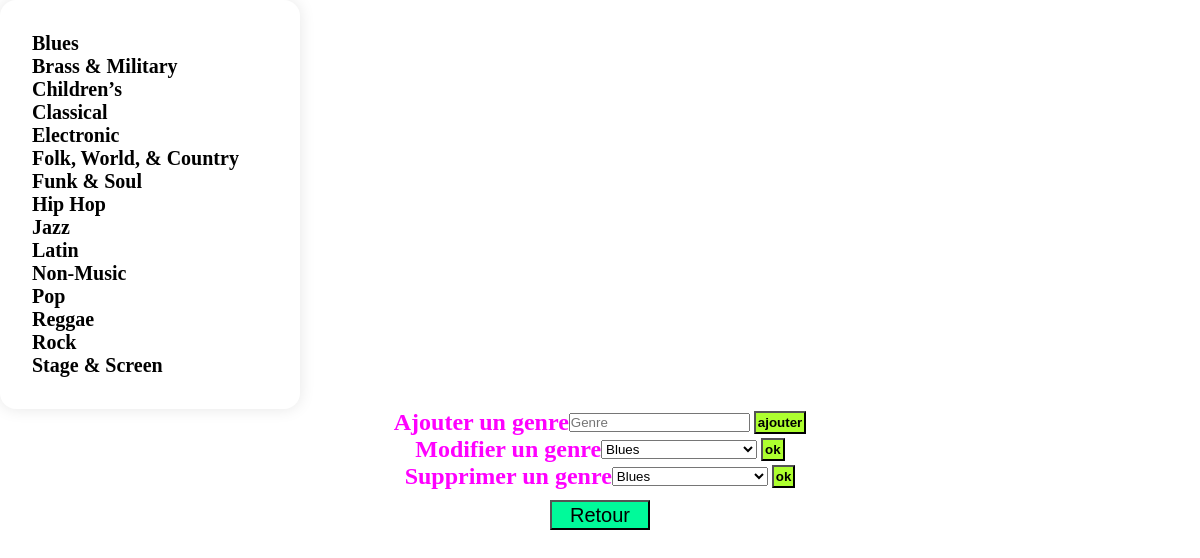
/genres.php, run on the app's committed database.
### tables this page shows
CREATE TABLE `genres` (
  `genre_id` int NOT NULL,
  `genre_name` varchar(255) DEFAULT NULL
);

### genres.php (the view, shortened to what this page needs)
<!DOCTYPE html>
<html lang="en">
<head>
    <link rel="stylesheet" href="style.css">
</head>
<body>
<?php
        try{
            $pdo = new PDO(DB_DRIVER . ":host=" . DB_HOST . ";dbname=" . DB_NAME . ";charset=" . DB_CHARSET, DB_LOGIN, DB_PASS, DB_OPTIONS);
            $requete = "SELECT * FROM `genres`;";
            $prepare = $pdo->prepare($requete);
            $prepare->execute();
            $resultat = $prepare->fetchAll();
        }
        catch (PDOException $e){
            exit("❌🙀❌ OOPS :\n" . $e->getMessage());
        }
        echo "<div class='global_liste'>";
        foreach($resultat as $key => $value){
            echo "<div class='liste'>
                  <p>". $value['genre_name'] ."</p>
                  </div>";
            }
            echo "</div>";
        if(!isset($_REQUEST['genre_name'])){
    ?>
            <div class="form">
            <h2>Ajouter un genre </h2>
            <form action="" method="POST">
                <input type="text" name="genre_name" placeholder="Genre" required/>
                <input type="submit" value="ajouter" class="valider"/>
            </form>
            </div>
    <?php
        }
        if(!isset($_REQUEST['modif'])){
            try{
                $pdo = new PDO(DB_DRIVER . ":host=" . DB_HOST . ";dbname=" . DB_NAME . ";charset=" . DB_CHARSET, DB_LOGIN, DB_PASS, DB_OPTIONS);
                $requete = "SELECT * FROM `genres`;";
                $prepare = $pdo->prepare($requete);
                $prepare->execute();
                $resultat = $prepare->fetchAll();
            }
            catch (PDOException $e){
                exit("❌🙀❌ OOPS :\n" . $e->getMessage());
            }
    ?>
            <div class="form">
            <h2>Modifier un genre </h2>
            <form action="" method="POST" enctype="multipart/form-data">
                <?php
                    echo "<select name='modif'>";
                    foreach($resultat as $key => $value){
                        echo "<option value='". $value['genre_id'] ."'>". $value['genre_name'] ."</option>";
                    }
                    echo "</select>";
                ?>
                <input type="submit" value="ok" class="valider"/>
            </form>
            </div>
    <?php
        }
        if(!isset($_REQUEST['supp'])){
            try{
                $pdo = new PDO(DB_DRIVER . ":host=" . DB_HOST . ";dbname=" . DB_NAME . ";charset=" . DB_CHARSET, DB_LOGIN, DB_PASS, DB_OPTIONS);
                $requete = "SELECT * FROM `genres`;";
                $prepare = $pdo->prepare($requete);
                $prepare->execute();
                $resultat = $prepare->fetchAll();
            }
            catch (PDOException $e){
                exit("❌🙀❌ OOPS :\n" . $e->getMessage());
            }
    ?>
            <div class="form">
            <h2>Supprimer un genre </h2>
            <form action="" method="POST" enctype="multipart/form-data">
                <?php
                    echo "<select name='supp'>";
                    foreach($resultat as $key => $value){
                        echo "<option value='". $value['genre_id'] ."'>". $value['genre_name'] ."</option>";
                    }
                    echo "</select>";
                ?>
                <input type="submit" value="ok" class="valider"/>
            </form>
            </div>
    <?php
        }
?>
<div class="accueil">
    <button class="retour">
        <a href='index.php'>Retour</a>
    </button>
</div>
</body>
</html>

### style.css (style rules this page uses)
* { box-sizing: border-box; margin: 0; padding: 0; }
body { background-image: url('https://cdn.pixabay.com/photo/2013/07/12/18/17/equalizer-153212_960_720.png'); background-size: cover; background-repeat: no-repeat; }
a { text-decoration: none; color: black; }
button { width: 100px; height: 30px; font-size: 20px; }
.global_liste { display: flex; justify-content: center; flex-direction: column; background-color: #fff; padding: 2rem; border-radius: 1rem; box-shadow: 0 0 1rem rgba(0, 0, 0, .1); width: 300px; height: auto; }
.liste { font-size: 20px; font-weight: bold; }
.liste p { color: black; }
h2 { color: #ff00ff; }
.valider { background-color: greenyellow; font-weight: bold; padding: 2px; }
p { color: white; }
.form { display: flex; flex-direction: row; align-items: center; justify-content: center; }
.retour { background-color: mediumspringgreen; }
.accueil { display: flex; justify-content: center; margin-top: 10px; }

### data on the page
genres: genre_name "Blues"
genres: genre_name "Brass & Military"
genres: genre_name "Children’s"
genres: genre_name "Classical"
genres: genre_name "Electronic"
genres: genre_name "Folk, World, & Country"
genres: genre_name "Funk & Soul"
genres: genre_name "Hip Hop"
genres: genre_name "Jazz"
genres: genre_name "Latin"
genres: genre_name "Non-Music"
genres: genre_name "Pop"
genres: genre_name "Reggae"
genres: genre_name "Rock"
genres: genre_name "Stage & Screen"

### other printed values
form field modif "Blues"
form field supp "Blues"
